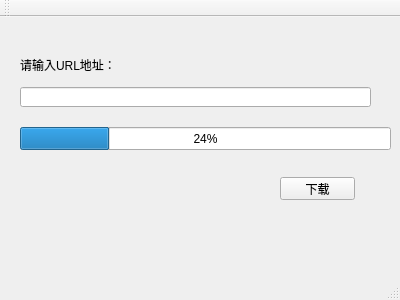
<?xml version="1.0" encoding="UTF-8"?>
<ui version="4.0">
 <class>MainWindow</class>
 <widget class="QMainWindow" name="MainWindow">
  <property name="geometry">
   <rect>
    <x>0</x>
    <y>0</y>
    <width>400</width>
    <height>300</height>
   </rect>
  </property>
  <property name="windowTitle">
   <string>MainWindow</string>
  </property>
  <widget class="QWidget" name="centralWidget">
   <widget class="QLabel" name="label">
    <property name="geometry">
     <rect>
      <x>20</x>
      <y>40</y>
      <width>91</width>
      <height>16</height>
     </rect>
    </property>
    <property name="text">
     <string>请输入URL地址：</string>
    </property>
   </widget>
   <widget class="QLineEdit" name="lineEdit">
    <property name="geometry">
     <rect>
      <x>20</x>
      <y>70</y>
      <width>351</width>
      <height>20</height>
     </rect>
    </property>
   </widget>
   <widget class="QProgressBar" name="progressBar">
    <property name="geometry">
     <rect>
      <x>20</x>
      <y>110</y>
      <width>371</width>
      <height>23</height>
     </rect>
    </property>
    <property name="value">
     <number>24</number>
    </property>
   </widget>
   <widget class="QPushButton" name="pushButton">
    <property name="geometry">
     <rect>
      <x>280</x>
      <y>160</y>
      <width>75</width>
      <height>23</height>
     </rect>
    </property>
    <property name="text">
     <string>下载</string>
    </property>
   </widget>
  </widget>
  <widget class="QMenuBar" name="menuBar">
   <property name="geometry">
    <rect>
     <x>0</x>
     <y>0</y>
     <width>400</width>
     <height>19</height>
    </rect>
   </property>
  </widget>
  <widget class="QToolBar" name="mainToolBar">
   <attribute name="toolBarArea">
    <enum>TopToolBarArea</enum>
   </attribute>
   <attribute name="toolBarBreak">
    <bool>false</bool>
   </attribute>
  </widget>
  <widget class="QStatusBar" name="statusBar"/>
 </widget>
 <layoutdefault spacing="6" margin="11"/>
 <resources/>
 <connections/>
</ui>
